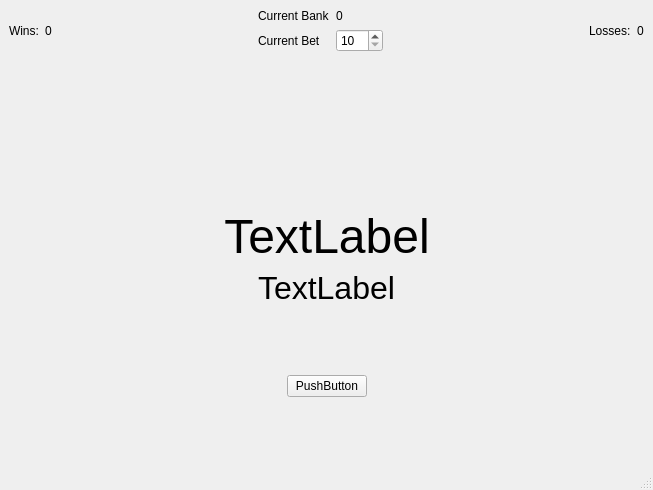
<?xml version="1.0" encoding="UTF-8"?>
<ui version="4.0">
 <class>CrapsMainWindow</class>
 <widget class="QMainWindow" name="CrapsMainWindow">
  <property name="geometry">
   <rect>
    <x>0</x>
    <y>0</y>
    <width>653</width>
    <height>490</height>
   </rect>
  </property>
  <property name="windowTitle">
   <string>MainWindow</string>
  </property>
  <widget class="QWidget" name="centralwidget">
   <layout class="QGridLayout" name="gridLayout_2">
    <item row="0" column="0">
     <layout class="QVBoxLayout" name="verticalLayout">
      <item>
       <layout class="QHBoxLayout" name="horizontalLayout_3">
        <item>
         <layout class="QHBoxLayout" name="horizontalLayout">
          <item>
           <widget class="QLabel" name="label">
            <property name="text">
             <string>Wins:</string>
            </property>
           </widget>
          </item>
          <item>
           <widget class="QLabel" name="winsCountUI">
            <property name="text">
             <string>0</string>
            </property>
           </widget>
          </item>
         </layout>
        </item>
        <item>
         <spacer name="horizontalSpacer">
          <property name="orientation">
           <enum>Qt::Horizontal</enum>
          </property>
          <property name="sizeHint" stdset="0">
           <size>
            <width>40</width>
            <height>20</height>
           </size>
          </property>
         </spacer>
        </item>
        <item>
         <layout class="QGridLayout" name="gridLayout">
          <item row="0" column="0">
           <widget class="QLabel" name="label_3">
            <property name="text">
             <string>Current Bank</string>
            </property>
           </widget>
          </item>
          <item row="0" column="1">
           <widget class="QLabel" name="currentBankValueUI">
            <property name="text">
             <string>0</string>
            </property>
           </widget>
          </item>
          <item row="1" column="0">
           <widget class="QLabel" name="label_4">
            <property name="text">
             <string>Current Bet</string>
            </property>
           </widget>
          </item>
          <item row="1" column="1">
           <widget class="QSpinBox" name="currentBetUI">
            <property name="minimum">
             <number>10</number>
            </property>
            <property name="maximum">
             <number>100</number>
            </property>
            <property name="singleStep">
             <number>20</number>
            </property>
           </widget>
          </item>
         </layout>
        </item>
        <item>
         <spacer name="horizontalSpacer_2">
          <property name="orientation">
           <enum>Qt::Horizontal</enum>
          </property>
          <property name="sizeHint" stdset="0">
           <size>
            <width>40</width>
            <height>20</height>
           </size>
          </property>
         </spacer>
        </item>
        <item>
         <layout class="QHBoxLayout" name="horizontalLayout_2">
          <item>
           <widget class="QLabel" name="label_5">
            <property name="text">
             <string>Losses:</string>
            </property>
           </widget>
          </item>
          <item>
           <widget class="QLabel" name="lossesCountUI">
            <property name="text">
             <string>0</string>
            </property>
           </widget>
          </item>
         </layout>
        </item>
       </layout>
      </item>
      <item>
       <spacer name="verticalSpacer_4">
        <property name="orientation">
         <enum>Qt::Vertical</enum>
        </property>
        <property name="sizeHint" stdset="0">
         <size>
          <width>20</width>
          <height>40</height>
         </size>
        </property>
       </spacer>
      </item>
      <item>
       <layout class="QHBoxLayout" name="horizontalLayout_4">
        <item>
         <spacer name="horizontalSpacer_3">
          <property name="orientation">
           <enum>Qt::Horizontal</enum>
          </property>
          <property name="sizeHint" stdset="0">
           <size>
            <width>40</width>
            <height>20</height>
           </size>
          </property>
         </spacer>
        </item>
        <item>
         <widget class="QLabel" name="die1UI">
          <property name="text">
           <string/>
          </property>
          <property name="pixmap">
           <pixmap resource="crapsResources.qrc">:/dieImages/6</pixmap>
          </property>
         </widget>
        </item>
        <item>
         <spacer name="horizontalSpacer_4">
          <property name="orientation">
           <enum>Qt::Horizontal</enum>
          </property>
          <property name="sizeHint" stdset="0">
           <size>
            <width>40</width>
            <height>20</height>
           </size>
          </property>
         </spacer>
        </item>
        <item>
         <widget class="QLabel" name="die2UI">
          <property name="text">
           <string/>
          </property>
          <property name="pixmap">
           <pixmap resource="crapsResources.qrc">:/dieImages/5</pixmap>
          </property>
         </widget>
        </item>
        <item>
         <spacer name="horizontalSpacer_5">
          <property name="orientation">
           <enum>Qt::Horizontal</enum>
          </property>
          <property name="sizeHint" stdset="0">
           <size>
            <width>40</width>
            <height>20</height>
           </size>
          </property>
         </spacer>
        </item>
       </layout>
      </item>
      <item>
       <spacer name="verticalSpacer_3">
        <property name="orientation">
         <enum>Qt::Vertical</enum>
        </property>
        <property name="sizeHint" stdset="0">
         <size>
          <width>20</width>
          <height>40</height>
         </size>
        </property>
       </spacer>
      </item>
      <item>
       <layout class="QHBoxLayout" name="horizontalLayout_5">
        <item>
         <spacer name="horizontalSpacer_6">
          <property name="orientation">
           <enum>Qt::Horizontal</enum>
          </property>
          <property name="sizeHint" stdset="0">
           <size>
            <width>40</width>
            <height>20</height>
           </size>
          </property>
         </spacer>
        </item>
        <item>
         <widget class="QLabel" name="rollingForUI">
          <property name="font">
           <font>
            <pointsize>36</pointsize>
           </font>
          </property>
          <property name="text">
           <string>TextLabel</string>
          </property>
          <property name="alignment">
           <set>Qt::AlignCenter</set>
          </property>
         </widget>
        </item>
        <item>
         <spacer name="horizontalSpacer_7">
          <property name="orientation">
           <enum>Qt::Horizontal</enum>
          </property>
          <property name="sizeHint" stdset="0">
           <size>
            <width>40</width>
            <height>20</height>
           </size>
          </property>
         </spacer>
        </item>
       </layout>
      </item>
      <item>
       <widget class="QLabel" name="statusUI">
        <property name="font">
         <font>
          <pointsize>24</pointsize>
         </font>
        </property>
        <property name="text">
         <string>TextLabel</string>
        </property>
        <property name="alignment">
         <set>Qt::AlignCenter</set>
        </property>
       </widget>
      </item>
      <item>
       <spacer name="verticalSpacer_2">
        <property name="orientation">
         <enum>Qt::Vertical</enum>
        </property>
        <property name="sizeHint" stdset="0">
         <size>
          <width>20</width>
          <height>40</height>
         </size>
        </property>
       </spacer>
      </item>
      <item>
       <layout class="QHBoxLayout" name="horizontalLayout_6">
        <item>
         <spacer name="horizontalSpacer_8">
          <property name="orientation">
           <enum>Qt::Horizontal</enum>
          </property>
          <property name="sizeHint" stdset="0">
           <size>
            <width>40</width>
            <height>20</height>
           </size>
          </property>
         </spacer>
        </item>
        <item>
         <widget class="QPushButton" name="rollButton">
          <property name="text">
           <string>PushButton</string>
          </property>
         </widget>
        </item>
        <item>
         <spacer name="horizontalSpacer_9">
          <property name="orientation">
           <enum>Qt::Horizontal</enum>
          </property>
          <property name="sizeHint" stdset="0">
           <size>
            <width>40</width>
            <height>20</height>
           </size>
          </property>
         </spacer>
        </item>
       </layout>
      </item>
      <item>
       <spacer name="verticalSpacer">
        <property name="orientation">
         <enum>Qt::Vertical</enum>
        </property>
        <property name="sizeHint" stdset="0">
         <size>
          <width>20</width>
          <height>40</height>
         </size>
        </property>
       </spacer>
      </item>
     </layout>
    </item>
   </layout>
  </widget>
  <widget class="QMenuBar" name="menubar">
   <property name="geometry">
    <rect>
     <x>0</x>
     <y>0</y>
     <width>653</width>
     <height>22</height>
    </rect>
   </property>
  </widget>
  <widget class="QStatusBar" name="statusbar"/>
 </widget>
 <resources>
  <include location="crapsResources.qrc"/>
 </resources>
 <connections/>
</ui>
